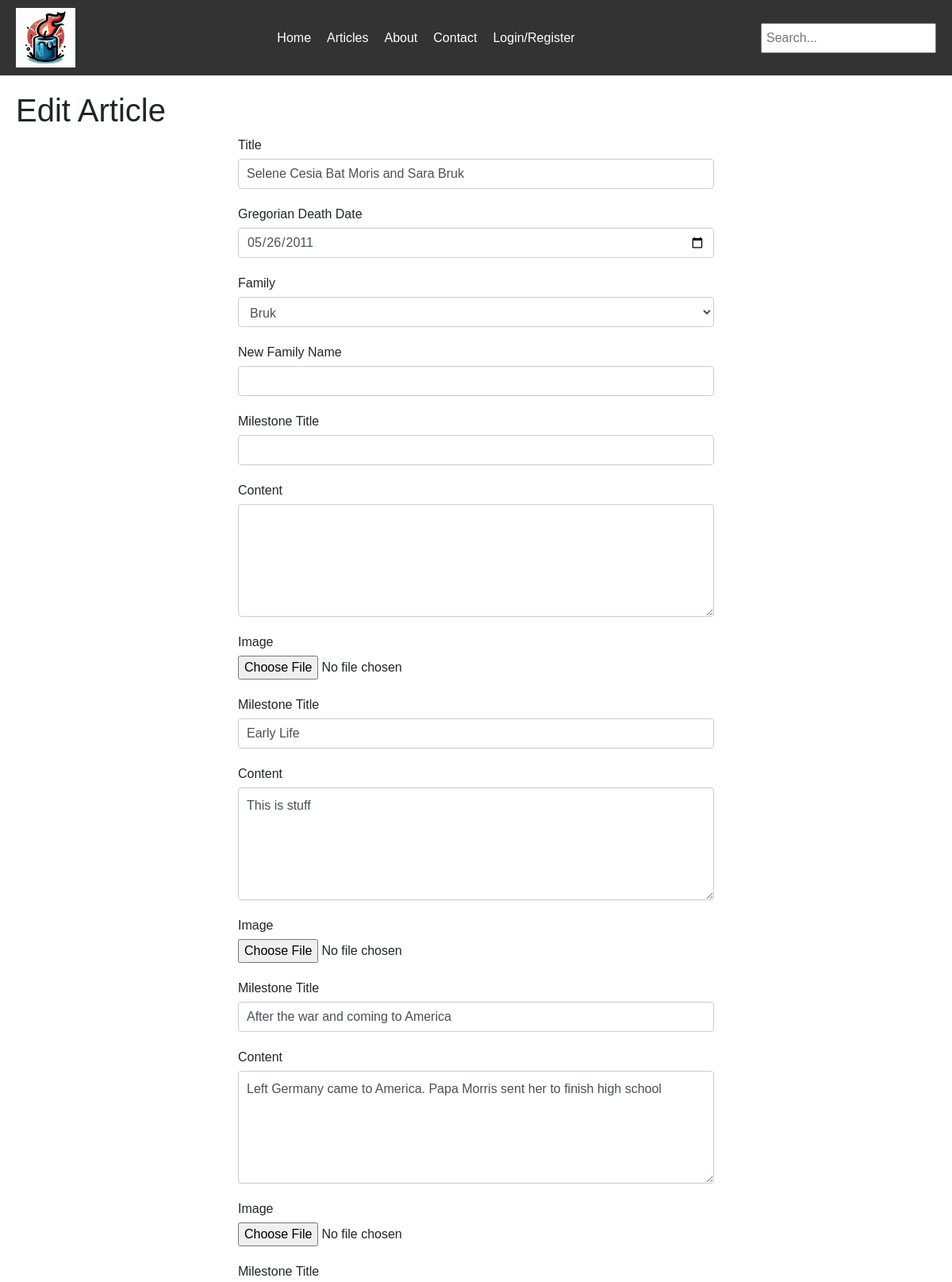
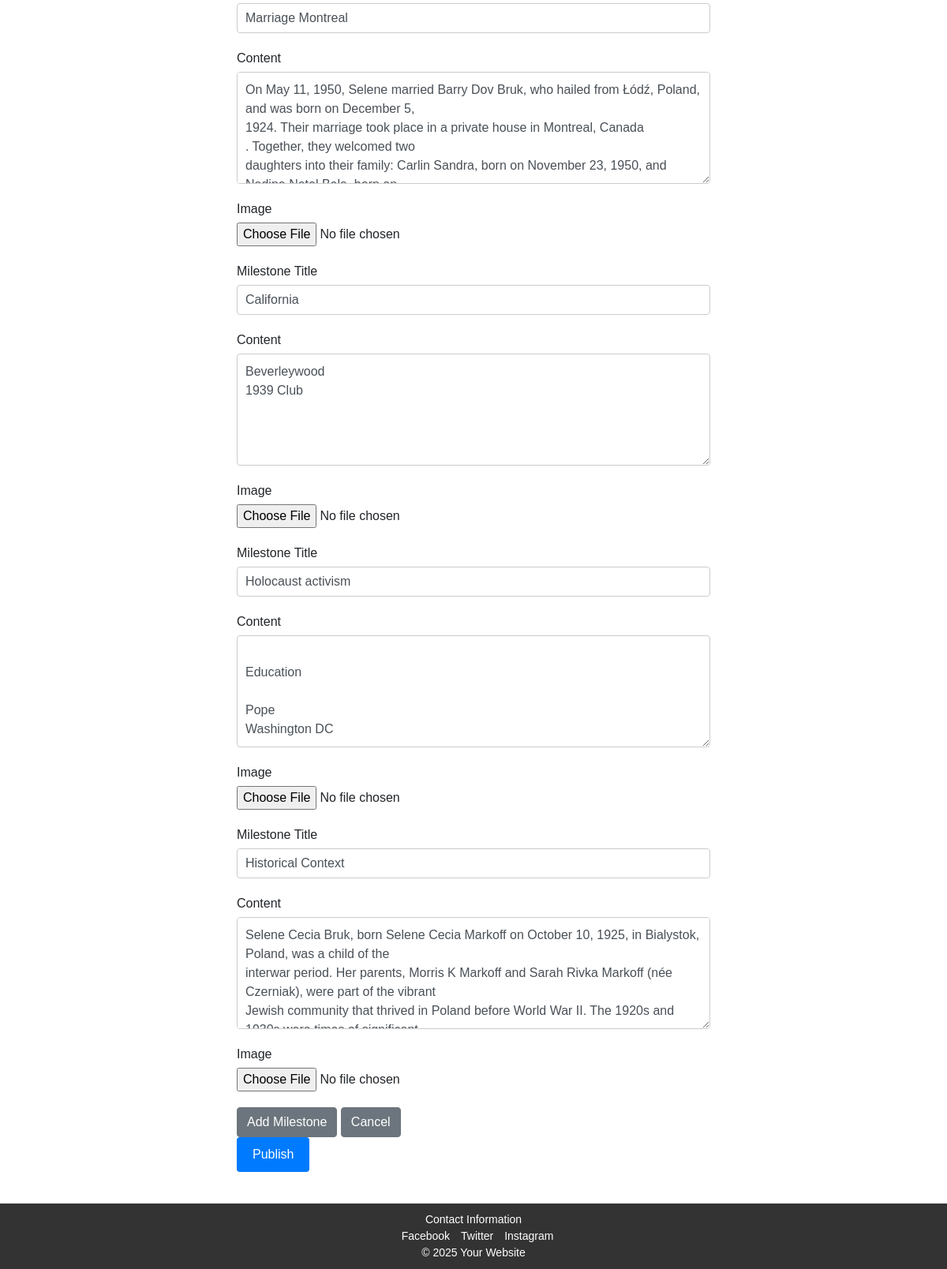
The page /edit_article/1 (signed in) on the database its author committed (2 pictures, top to bottom).
### app/models.py (models this page shows, shortened)
class Post(db.Model):
    id = db.Column(db.Integer, primary_key=True)
    title = db.Column(db.String(140), nullable=False)
    publication_date = db.Column(db.DateTime, default=datetime.utcnow)
    user_id = db.Column(db.Integer, db.ForeignKey('user.id'), nullable=False)
    gregorian_death_date = db.Column(db.Date, nullable=False)
    hebrew_year = db.Column(db.Integer, nullable=False)
    hebrew_month = db.Column(db.Integer, nullable=False)
    hebrew_day = db.Column(db.Integer, nullable=False)
    family_id = db.Column(db.Integer, db.ForeignKey('family.id'), nullable=False)
    comments = db.relationship('Comment', backref='post', lazy=True)
    milestones = db.relationship('Milestone', backref='post', lazy=True, cascade="all, delete-orphan")  # New relationship

### app/main/routes.py (the view)
@main.route('/edit_article/<int:post_id>', methods=['GET', 'POST'])
@login_required
def edit_article(post_id):
    post = Post.query.get_or_404(post_id)
    if current_user.role != 'author' or post.author != current_user:
        flash('You do not have permission to edit this article.', 'danger')
        return redirect(url_for('main.index'))
    form = ArticleForm()
    form.family_id.choices = [(0, 'Select an existing family')] + [(family.id, family.name) for family in Family.query.all()]
    if form.validate_on_submit():
        if form.new_family_name.data:
            new_family = Family(name=form.new_family_name.data)
            db.session.add(new_family)
            db.session.commit()
            post.family_id = new_family.id
        else:
            post.family_id = form.family_id.data
        post.title = form.title.data
        post.gregorian_death_date = form.gregorian_death_date.data
        hebrew_year, hebrew_month, hebrew_day = gregorian_to_hebrew(post.gregorian_death_date)
        post.hebrew_year = hebrew_year
        post.hebrew_month = hebrew_month
        post.hebrew_day = hebrew_day
        db.session.commit()
        for milestone_form in form.milestones.data:
            milestone = Milestone.query.filter_by(post_id=post.id, title=milestone_form['title']).first()
            if milestone:
                milestone.content = milestone_form['content']
                if milestone_form['image']:
                    filename = secure_filename(milestone_form['image'].filename)
                    image_path = os.path.join(current_app.root_path, 'static/images', filename)
                    milestone_form['image'].save(image_path)
                    milestone.image_path = 'images/' + filename
            else:
                new_milestone = Milestone(
                    title=milestone_form['title'],
                    content=milestone_form['content'],
                    post=post
                )
                if milestone_form['image']:
                    filename = secure_filename(milestone_form['image'].filename)
                    image_path = os.path.join(current_app.root_path, 'static/images', filename)
                    milestone_form['image'].save(image_path)
                    new_milestone.image_path = 'images/' + filename
                db.session.add(new_milestone)
        db.session.commit()
        flash('Your article has been updated!', 'success')
        return redirect(url_for('main.article', post_id=post.id))
    elif request.method == 'GET':
        form.title.data = post.title
        form.gregorian_death_date.data = post.gregorian_death_date
        if post.family:
            form.family_id.data = post.family.id
        milestones = Milestone.query.filter_by(post_id=post.id).all()
        for milestone in milestones:
            form.milestones.append_entry({
                'title': milestone.title,
                'content': milestone.content,
                'image': None
            })
    return render_template('edit_article.html', form=form, post=post)

### app/auth/forms.py
class ArticleForm(FlaskForm):
   title = StringField('Title', validators=[DataRequired()])
   gregorian_death_date = DateField('Gregorian Death Date', format='%Y-%m-%d', validators=[DataRequired()])
   family_id = SelectField('Family', coerce=int, validators=[Optional()])
   new_family_name = StringField('New Family Name', validators=[Optional()])
   milestones = FieldList(FormField(MilestoneForm), min_entries=1, max_entries=10)
   submit = SubmitField('Publish')

class MilestoneForm(FlaskForm):
    title = StringField('Name of Milestone', validators=[DataRequired()])
    content = TextAreaField('Content', validators=[DataRequired()])
    image = FileField('Image')

### app/main/templates/edit_article.html (shortened to what this page needs)
{% extends "layout.html" %}
{% block content %}
<h1>Edit Article</h1>
<form method="POST" action="{{ url_for('main.edit_article', post_id=post.id) }}" enctype="multipart/form-data">
    <div class="form-group">
        {{ form.title.label }}
        {{ form.title(class="form-control") }}
    </div>
    <div class="form-group">
        {{ form.gregorian_death_date.label }}
        {{ form.gregorian_death_date(class="form-control") }}
    </div>
    <div class="form-group">
        {{ form.family_id.label }}
        {{ form.family_id(class="form-control") }}
    </div>
    <div class="form-group">
        {{ form.new_family_name.label }}
        {{ form.new_family_name(class="form-control") }}
    </div>
    <div id="milestones">
        {% for milestone in form.milestones %}
        <div class="form-group">
            <label>Milestone Title</label>
            {{ milestone.title(class="form-control") }}
        </div>
        <div class="form-group">
            {{ milestone.content.label }}
            {{ milestone.content(class="form-control", rows=5) }}
        </div>
        <div class="form-group">
            {{ milestone.image.label }}
            {{ milestone.image(class="form-control-file") }}
        </div>
        {% endfor %}
    </div>
    <button type="button" class="btn btn-secondary" onclick="addMilestone()">Add Milestone</button>
    <button type="button" class="btn btn-secondary" onclick="window.history.back()">Cancel</button>
    <div class="form-group">
        {{ form.submit(class="btn btn-primary") }}
    </div>
</form>
{% endblock %}

### app/static/css/styles.css (style rules this page uses)
body { display: flex; flex-direction: column; min-height: 100vh; margin: 0; font-family: Arial, sans-serif; }
form { max-width: 600px; margin: 0 auto; }
.form-group { margin-bottom: 20px; }
.form-group label { display: block; margin-bottom: 5px; }
.form-group .form-control { width: 100%; padding: 10px; font-size: 16px; border: 1px solid #ccc; border-radius: 4px; }
.btn-primary { background-color: #007bff; color: white; padding: 10px 20px; border: none; border-radius: 4px; cursor: pointer; }

### rows shown on the page
Post: title "Selene Cesia Bat Moris and Sara Bruk", gregorian_death_date "05/26/2011", family_id "Bruk"

### other values the page prints
{{ milestone.content.label }} "Content" "Content" "Content" "Content" "Content" "Content" "Content"
{{ milestone.image.label }} "Image" "Image" "Image" "Image" "Image" "Image" "Image"
